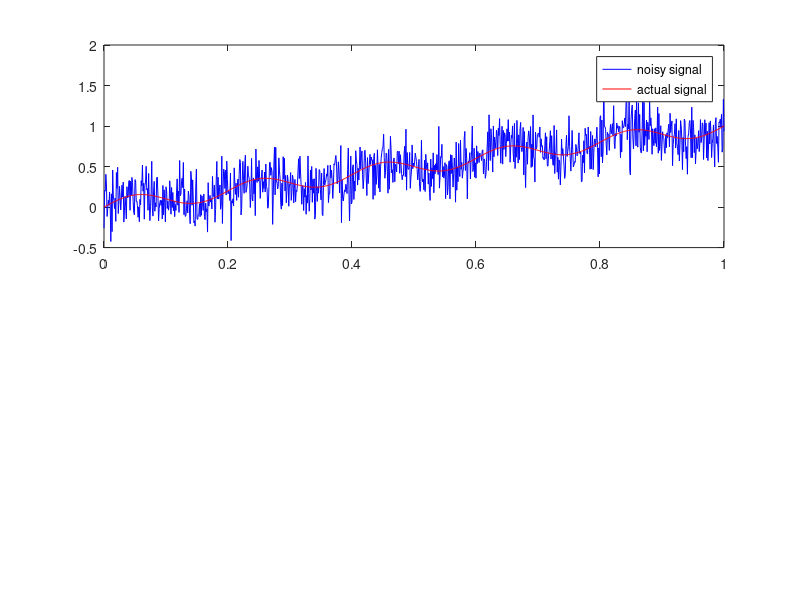

Recreate this plot in MATLAB. (Note: this script raises an error after producing the figure.)
%demonstrate smoothing by convolution
dt=.001;tmax=1;
t=0:dt:tmax;
f1=5;
a1=.1;a2=1;
s=a1*sin(2*pi*f1*t)+a2*t;
n=.2*randn(size(t));
sn=s+n;
figure
subplot(2,1,1)
plot(t,sn,'b',t,s,'r')
legend('noisy signal','actual signal')
%
tsmo=.1;
nsmo=round(tsmo/dt);
box=ones(1,nsmo);
sbox=convz(sn,box/nsmo);
triang=conv(box,box);
striang=convz(sn,triang/sum(triang));
subplot(2,1,2)
%
tsmog=2*tsmo;
sigma=tsmog/4;
tg=-tsmog/2:dt:tsmog/2;
g=exp(-(tg/sigma).^2);
sg=convz(sn,g/sum(abs(g)));
plot(t,sbox,'b',t,sg,'k',t,striang,'m',t,s,'r')
legend('boxcar smoothed','gaussian smoothed','triangle smoothed','actual signal')
